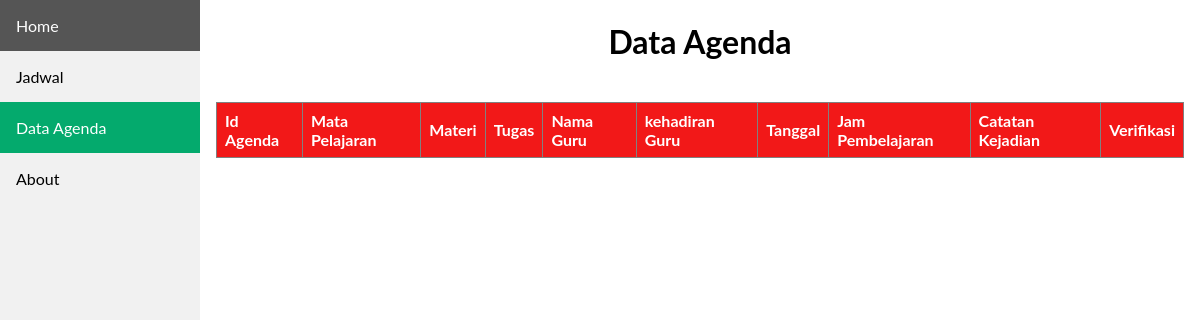
/agenda/tampil_agenda.php, run on an earlier commit of the app's database.
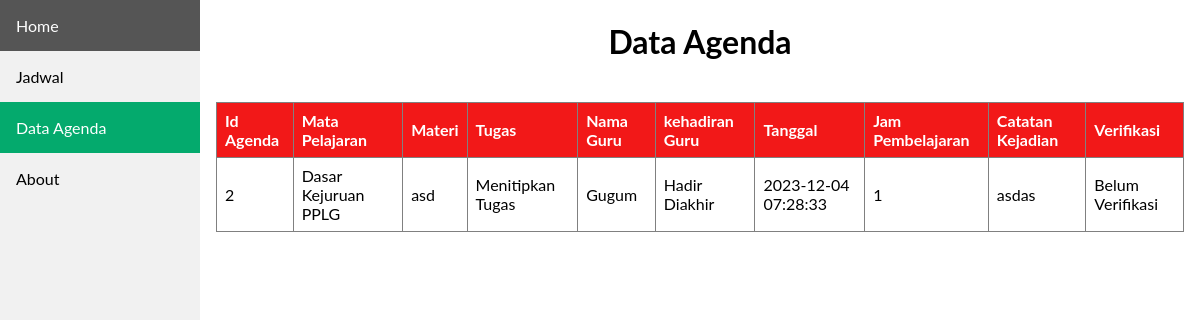
And on a later commit of the database.
### tables this page shows
CREATE TABLE `tb_agenda` (
  `id_agenda` int(11) NOT NULL,
  `tgl` timestamp NOT NULL DEFAULT current_timestamp() ON UPDATE current_timestamp(),
  `jam_ke` int(11) NOT NULL,
  `nip` varchar(18) NOT NULL,
  `id_kelas` varchar(6) NOT NULL,
  `id_mapel` varchar(6) NOT NULL,
  `tugas` enum('Tugas Langsung','Menitipkan Tugas','Tidak Ada Tugas') NOT NULL,
  `materi` varchar(200) NOT NULL,
  `evaluasi` varchar(200) NOT NULL,
  `kehadiran` enum('Hadir','Tidak Hadir','Hadir Diakhir') NOT NULL,
  `verifikasi` varchar(50) NOT NULL
);

CREATE TABLE `tb_mapel` (
  `id_mapel` varchar(6) NOT NULL,
  `nama_mapel` varchar(70) NOT NULL
);

CREATE TABLE `tb_guru` (
  `nip` varchar(18) NOT NULL,
  `id_mapel` varchar(6) NOT NULL,
  `nama_guru` varchar(100) NOT NULL,
  `password` varchar(100) NOT NULL,
  `previlage` enum('Guru','Admin') NOT NULL
);

### agenda/tampil_agenda.php (the view, shortened to what this page needs)
<?php
    include 'koneksi.php';
    $sql = "SELECT tb_agenda.id_agenda, tb_mapel.nama_mapel, tb_agenda.materi, tb_agenda.tugas, tb_guru.nama_guru, tb_agenda.kehadiran,
            tb_agenda.tgl, tb_agenda.jam_ke, tb_agenda.evaluasi, tb_agenda.verifikasi FROM tb_agenda INNER JOIN tb_mapel ON tb_agenda.id_mapel = tb_mapel.id_mapel
            INNER JOIN tb_guru ON tb_agenda.nip = tb_guru.nip";
    $level = mysqli_query($Conn, $sql);
?>
<!DOCTYPE html>
<html>
<head>
    <link rel="stylesheet" href="navbar.css">
<body>
<header>
        <div class="sidebar">
        <a href="beranda.php">Home</a>
        <a href="data_agenda.php">Jadwal</a>
        <a class="active" href="tampil_agenda.php">Data Agenda</a>
        <a href="#about">About</a>
        </div>
    </header>
    <div class="content">
    <center>
<h1>Data Agenda</h1>
<br>
<center>
<table border="1" cellspacing="0" cellpadding = "10px">
    <thead>
        <tr>
            <th>Id Agenda</th>
            <th>Mata Pelajaran</th>
            <th>Materi</th>
            <th>Tugas </th>
            <th>Nama Guru</th>
            <th>kehadiran Guru</th>
            <th>Tanggal </th>
            <th>Jam Pembelajaran </th>
            <th>Catatan Kejadian </th>
            <th>Verifikasi</th>
        </tr>
    </thead>
    <tbody>
    <?php foreach ($level as $row) : ?>
            <tr>
                <td><?= $row["id_agenda"];?></td>
                <td><?= $row["nama_mapel"];?></td>
                <td><?= $row["materi"];?></td>
                <td><?= $row["tugas"];?></td>
                <td><?= $row["nama_guru"];?></td>
                <td><?= $row["kehadiran"];?></td>
                <td><?= $row["tgl"];?></td>
                <td><?= $row["jam_ke"];?></td>
                <td><?= $row["evaluasi"];?></td>
                <td><?= $row["verifikasi"];?></td>
            </tr>
            <?php endforeach ;
            ?>
    </tbody>
</table>
    </center>
</div>

What changed in the data, as far as the page shows it:
added tb_agenda: id_agenda "2", id_mapel.nama_mapel "Dasar Kejuruan PPLG", materi "asd", tugas "Menitipkan Tugas", nip.nama_guru "Gugum", kehadiran "Hadir Diakhir", tgl "2023-12-04 07:28:33", jam_ke "1", evaluasi "asdas", verifikasi "Belum Verifikasi"
